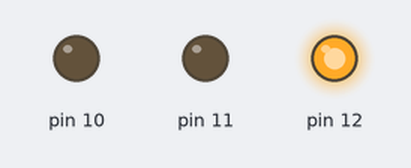
This sketch was run on a simulated Arduino Uno, built with avr-gcc and run on an emulated ATmega328P. On the bench: output pins drawn as LEDs (lit = HIGH).

Above: at 2.5 s.
At 6.5 s:
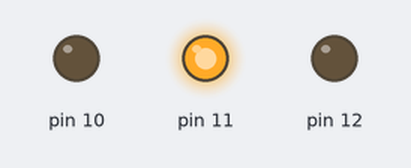
At 10.5 s:
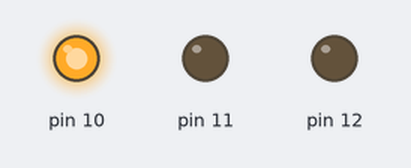
Timing chart, 0 to 16.9 s (numbered marks = the images above):
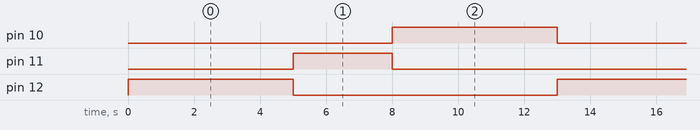

Measured:
- by itself, pin 10, pin 12: alternates HIGH for 5.0 s and LOW for 8.0 s
- by itself, pin 11: alternates HIGH for 3.0 s and LOW for 10.0 s
- by itself, everything shown: repeats every 13.0 s, in 4 steps

The sketch:

Semaforo_Simples__Aula_01_.ino
```cpp
void setup() {
  pinMode(12, OUTPUT);
  pinMode(11, OUTPUT);
  pinMode(10, OUTPUT);

  digitalWrite(12, HIGH);
  digitalWrite(11, LOW);
  digitalWrite(10, LOW);

}

void loop() {
  digitalWrite(12, HIGH);
  delay(5000);
  digitalWrite(12, LOW);
  digitalWrite(11, HIGH);
  delay(3000);
  digitalWrite(10, HIGH);
  digitalWrite(11, LOW);
  delay(5000);
  digitalWrite(10, LOW);
}
```
